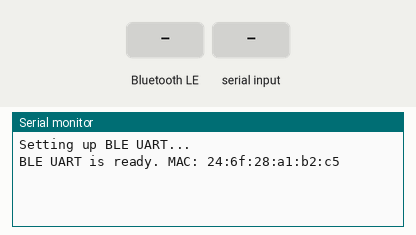
A program run on a simulated ESP32. Shown: the last lines printed to the serial monitor. Inputs (shaded band) come from the test bench. Nothing arrives over Bluetooth unless stated; a phone connects over Bluetooth LE 3 s after start.

Above: at 1.2 s.
1.3 s: Bluetooth LE write "1" received
At 2.6 s:
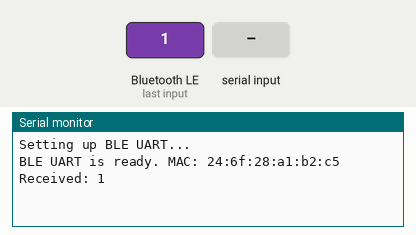
4.3 s: "1\n" received over Serial
At 5.3 s:
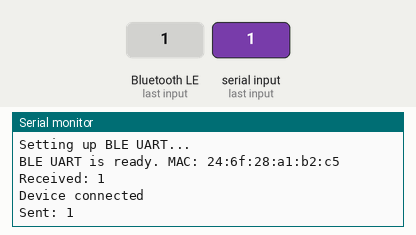

Measured:
- after the input at 1.3 s, the serial monitor: prints a new line at once (image 1)
- after the input at 4.3 s, the serial monitor: prints a new line at once (image 2)

The program:

main.cpp
```cpp
#include <Arduino.h>
#include "BLEDevice.h"
#include "BLEServer.h"
#include "BLEUtils.h"
#include "BLE2902.h"

// UUIDs for our service and characteristic
const char* SERVICE_UUID = "00000000-0000-0000-0000-100000000000";
const char* CHARACTERISTIC_UUID_RX = "00000000-0000-0000-0000-100000000001";
const char* CHARACTERISTIC_UUID_TX = "00000000-0000-0000-0000-100000000010";

BLEServer *pServer = NULL;
BLEService *pService = NULL;
BLECharacteristic *pTxCharacteristic = NULL;
BLECharacteristic *pRxCharacteristic = NULL;

bool deviceConnected = false;
bool wasConnected = false;

// Callback class for handling server events
class MyServerCallbacks: public BLEServerCallbacks {
    void onConnect(BLEServer* pServer) {
      deviceConnected = true;
      Serial.println("Device connected");
    }

    void onDisconnect(BLEServer* pServer) {
      deviceConnected = false;
      Serial.println("Device disconnected");
    }
};

// Callback class for handling received data
class MyCallbacks: public BLECharacteristicCallbacks {
    void onWrite(BLECharacteristic *pCharacteristic) {
      std::string rxValue = pCharacteristic->getValue();
      if (rxValue.length() > 0) {
        Serial.print("Received: ");
        for (int i = 0; i < rxValue.length(); i++) {
          Serial.print(rxValue[i]);
        }
        Serial.println();
      }
    }
};

void setup() {
  Serial.begin(115200);
  Serial.println("Setting up BLE UART...");

  // Initialize BLE device
  BLEDevice::init("ESP32-UART");

  // Create the BLE Server
  pServer = BLEDevice::createServer();
  pServer->setCallbacks(new MyServerCallbacks());

  // Create the BLE Service
  pService = pServer->createService(SERVICE_UUID);

  // Create BLE Characteristics
  pTxCharacteristic = pService->createCharacteristic(
    CHARACTERISTIC_UUID_TX,
    BLECharacteristic::PROPERTY_NOTIFY
  );
  pTxCharacteristic->addDescriptor(new BLE2902());

  pRxCharacteristic = pService->createCharacteristic(
    CHARACTERISTIC_UUID_RX,
    BLECharacteristic::PROPERTY_WRITE
  );
  pRxCharacteristic->setCallbacks(new MyCallbacks());

  // Start the service
  pService->start();

  // Start advertising
  BLEAdvertising *pAdvertising = BLEDevice::getAdvertising();
  pAdvertising->addServiceUUID(SERVICE_UUID);
  pAdvertising->setScanResponse(true);
  pAdvertising->setMinPreferred(0x06);  // functions that help with iPhone connections issue
  pAdvertising->setMinPreferred(0x12);
  BLEDevice::startAdvertising();

  Serial.printf("BLE UART is ready. MAC: %s\n", BLEDevice::getAddress().toString().c_str());
}

void loop() {
  if (deviceConnected) {
    if (Serial.available()) {
      String message = Serial.readStringUntil('\n');
      pTxCharacteristic->setValue(message.c_str());
      pTxCharacteristic->notify();
      Serial.print("Sent: ");
      Serial.println(message);
    }
  }

  if (!deviceConnected && wasConnected) {
    delay(500);
    pServer->startAdvertising();
    Serial.println("Started advertising again");
    wasConnected = deviceConnected;
  }

  if (deviceConnected && !wasConnected) {
    wasConnected = deviceConnected;
  }

  delay(20);
}
```
